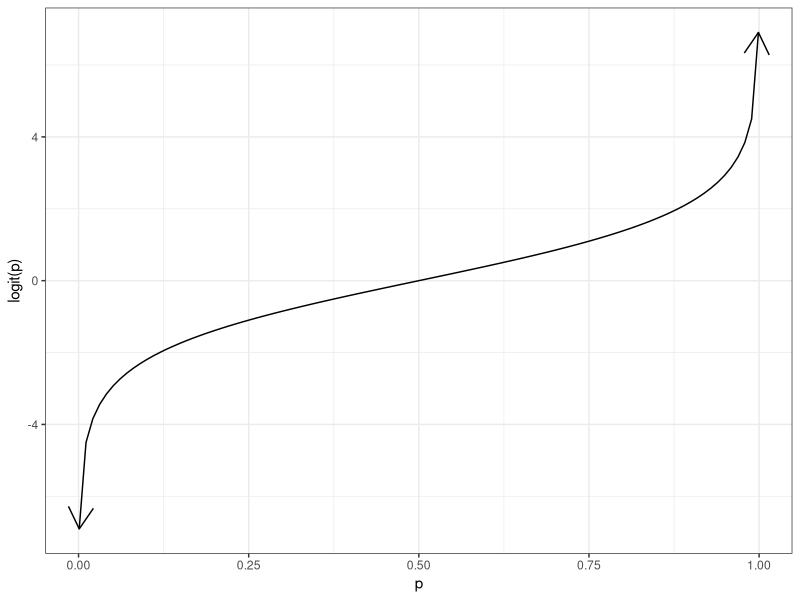

This chart was generated by the following R code:
## ---- chunk 1
#| code-fold: true
#| fig-cap: "The logit function"
#| label: fig-logit

odds <- function(pi) pi / (1 - pi)

logit <- function(p) log(odds(p))

library(ggplot2)
logit_plot <-
  ggplot() +
  geom_function(
    fun = logit,
    arrow = arrow(ends = "both")
  ) +
  xlim(.001, .999) +
  ylab("logit(p)") +
  xlab("p") +
  theme_bw()
print(logit_plot)
